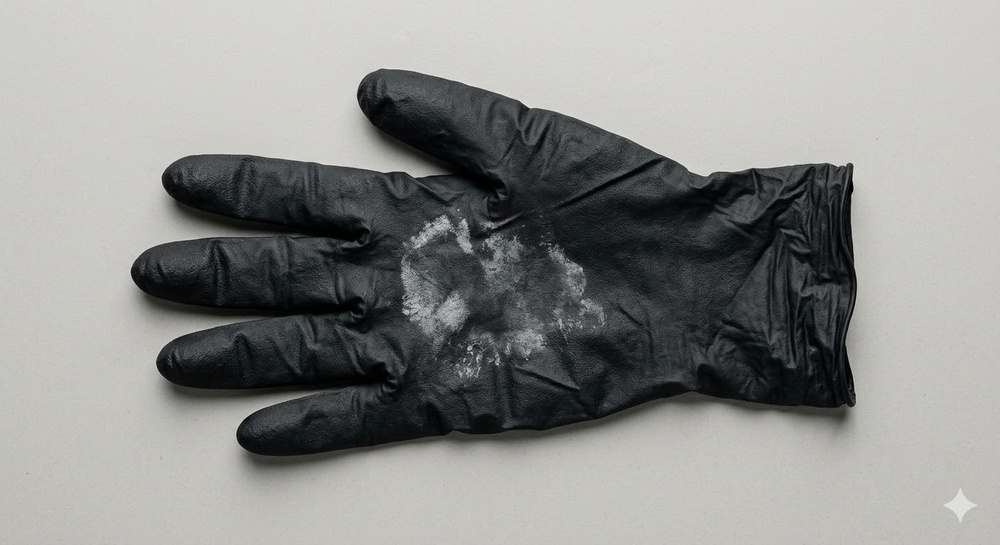
%> input picture GDD_Project/blackstain.jpg, 1000 x 545 px, shrunk from 1408 x 768 before the run
$ octave --eval "result = detectGloveType(imread('../blackstain.jpg'));"   (GNU Octave 9; MATLAB toolbox functions it lacks are replaced by stand-ins)
%> lines starting %> are read from the running program, lines starting %| are printed output that depends on the picture
function [gloveType, confidence, debugInfo] = detectGloveType(img)
% detectGloveType  Automatically detect glove type from raw image.
%
% Detects four glove types:
%   'white'  — White latex glove (WS1)
%   'black'  — Black nitrile glove (WS2)
%   'blue'   — Blue nitrile glove (WS3)
%   'cotton' — Cotton/fabric glove (WS4)
%
% Strategy:
%   Analyse the RAW image (before segmentation) using HSV colour space.
%   Detection is done on the full image so segmentation errors cannot
%   affect type detection. Each glove type has a distinct visual signature:
%
%   Blue nitrile : Strong blue hue (H=0.45-0.65), medium saturation
%   Black nitrile: Very low brightness overall (V < 0.35 dominant)
%   White latex  : Very high brightness (V > 0.65 dominant), low saturation
%   Cotton/fabric: Beige/cream/tan hue (H=0.05-0.15), low-medium saturation
%                  OR off-white with visible texture pattern
%
% Input:
%   img       - uint8 RGB image (raw, unsegmented)
%
% Outputs:
%   gloveType  - string: 'blue' | 'black' | 'white' | 'cotton'
%   confidence - 0-1 confidence score for the detected type
%   debugInfo  - struct with intermediate values

debugInfo = struct();

img = im2uint8(img);
hsvImg = rgb2hsv(img);

H = hsvImg(:,:,1);
S = hsvImg(:,:,2);
V = hsvImg(:,:,3);

% ====================================================================
% SAMPLE CENTRE REGION
% Focus on centre 60% of image — avoids background corners
% ====================================================================
[rows, cols, ~] = size(img);
r1 = round(rows * 0.20); r2 = round(rows * 0.80);
c1 = round(cols * 0.20); c2 = round(cols * 0.80);

Hc = H(r1:r2, c1:c2);
Sc = S(r1:r2, c1:c2);
Vc = V(r1:r2, c1:c2);

meanV   = mean(Vc(:));
meanS   = mean(Sc(:));
stdV    = std(Vc(:));

% Background estimate from corners
cSz = max(round(min(rows,cols) * 0.08), 5);
cornerV = [reshape(V(1:cSz,1:cSz),[],1);
           reshape(V(1:cSz,end-cSz+1:end),[],1);
           reshape(V(end-cSz+1:end,1:cSz),[],1);
           reshape(V(end-cSz+1:end,end-cSz+1:end),[],1)];
bgV = mean(cornerV);

debugInfo.meanV  = meanV;
debugInfo.meanS  = meanS;
debugInfo.stdV   = stdV;
debugInfo.bgV    = bgV;

% ====================================================================
% SCORE EACH GLOVE TYPE
% ====================================================================

% --- BLUE NITRILE ---
% Strong blue hue in centre region
bluePct    = mean((Hc(:) >= 0.44) & (Hc(:) <= 0.70) & (Sc(:) >= 0.15));
blueScore  = scoreThresh(bluePct, 0.10, 0.35);
debugInfo.bluePct = bluePct;

% Hard gate — if glove is overwhelmingly dark (darkPct > 0.60),
% it is black nitrile not blue nitrile.
% Black gloves with stains can have bluePct > 0 from the stain colour.
darkPctCheck = mean(Vc(:) < 0.35);
if darkPctCheck > 0.60
    blueScore = blueScore * 0.1;
end

% --- BLACK NITRILE ---
% Very dark overall, low saturation
darkPct    = mean(Vc(:) < 0.35);
blackScore = scoreThresh(darkPct, 0.15, 0.45) * scoreThresh(1-meanS, 0.50, 0.80);
debugInfo.darkPct = darkPct;

% Hard gate — must be significantly darker than background
if meanV > bgV * 0.75
    blackScore = blackScore * 0.2;
end

% --- WHITE LATEX ---
% Very bright, low saturation, significantly brighter than background
brightPct   = mean(Vc(:) > 0.65);
whiteScore  = scoreThresh(brightPct, 0.20, 0.55) * scoreThresh(1-meanS, 0.60, 0.90);
debugInfo.brightPct = brightPct;

% Hard gate — must be brighter than background
if meanV < bgV * 0.85
    whiteScore = whiteScore * 0.3;
end

% --- COTTON / FABRIC ---
% Beige/cream/tan hue OR off-white with visible knit/weave texture.
% Cotton gloves: H typically 0.04-0.18 (warm yellow-brown tones)
% OR cream-white with HIGH texture variance from yarn weave pattern.
%
% KEY DISCRIMINATOR vs white latex:
%   White latex: smooth surface → textureVar LOW  (~0.02-0.05)
%   Cotton knit: yarn grid      → textureVar HIGH (~0.06-0.15)
%   This separates cream cotton from white latex even when hue is similar.
cottonHuePct = mean((Hc(:) >= 0.04) & (Hc(:) <= 0.18) & (Sc(:) >= 0.05));

% Texture variance on centre crop
gray         = im2double(rgb2gray(img));
grayC        = gray(r1:r2, c1:c2);
varMap       = stdfilt(grayC, ones(9));
textureVar   = mean(varMap(:));

% Texture variance gets highest weight — most reliable discriminator
% cottonHuePct is secondary (cream cotton may have borderline hue)
cottonScore  = 0.30 * scoreThresh(cottonHuePct, 0.04, 0.20) + ...
               0.50 * scoreThresh(textureVar,   0.05, 0.12) + ...
               0.20 * scoreThresh(meanS,        0.05, 0.25);

% Hard gate — cotton shouldn't have strong blue
if bluePct > 0.10
    cottonScore = cottonScore * 0.2;
end

% Hard gate — white latex has LOW texture variance (smooth rubber surface)
% Cotton knit weave always produces high textureVar from yarn grid.
% If textureVar is high → definitively NOT white latex → kill white score.
% White latex: textureVar typically 0.02-0.05
% Cotton knit: textureVar typically 0.07-0.15
if textureVar > 0.050
    % Completely suppress white — cotton knit cannot be white latex
    whiteScore = 0;
end

% Cotton boost: high texture variance alone is sufficient for cotton
% even if hue is borderline (cream/beige burn hole glove case)
if textureVar > 0.050 && cottonScore < 0.50
    cottonScore = max(cottonScore, 0.55);
end

debugInfo.cottonHuePct = cottonHuePct;
debugInfo.textureVar   = textureVar;

% ====================================================================
% DECISION
% ====================================================================
scores = [blueScore, blackScore, whiteScore, cottonScore];
types  = {'blue', 'black', 'white', 'cotton'};

[maxScore, idx] = max(scores);
gloveType       = types{idx};
confidence      = maxScore;

debugInfo.isInsideOutOverride = false;  % default
% ====================================================================
% INSIDE-OUT BLUE GLOVE OVERRIDE
%   An inside-out blue glove shows its white inner surface.
%   detectGloveType classifies it as 'white' because meanS is very low.
%   Detection signal: very low overall saturation (< 0.10) AND blue
%   pixels still visible at glove edges (fingertips/cuff border).
%   If both conditions met, override to 'blue' so WS3 runs and
%   detectInsideOut can correctly identify it.
% ====================================================================
if strcmp(gloveType, 'white') && meanS < 0.10
    % Check for blue pixels in the image (hue 190-250 deg in [0,360] space)
    imgHSV   = rgb2hsv(im2double(img));
    H360     = imgHSV(:,:,1) * 360;
    Schan    = imgHSV(:,:,2);
    % Blue pixel: hue 190-250, saturation > 0.15
    bluePxMask = (H360 >= 190) & (H360 <= 250) & (Schan > 0.15);
    % Use centre crop for measurement (exclude background)
    [rows, cols, ~] = size(img);
    cr = round(rows*0.1):round(rows*0.9);
    cc = round(cols*0.1):round(cols*0.9);
    regionBluePct = sum(sum(bluePxMask(cr,cc))) / numel(bluePxMask(cr,cc));
    fprintf('  Inside-out check: meanS=%.3f bluePct=%.3f\n', meanS, regionBluePct);
    if regionBluePct > 0.005
        % Blue pixels present on an otherwise white-looking glove
        % → inside-out blue nitrile glove
        gloveType  = 'blue';
        confidence = 0.90;
        debugInfo.isInsideOutOverride = true;
        fprintf('  --> OVERRIDE: inside-out blue glove detected\n');
    end
end

debugInfo.scores.blue   = blueScore;
debugInfo.scores.black  = blackScore;
debugInfo.scores.white  = whiteScore;
debugInfo.scores.cotton = cottonScore;

% ====================================================================
% Console report
% ====================================================================
fprintf('=== detectGloveType ===\n');
fprintf('  Mean V (centre)  : %.3f\n', meanV);
fprintf('  Mean S (centre)  : %.3f\n', meanS);
fprintf('  BG brightness    : %.3f\n', bgV);
fprintf('  Texture variance : %.4f\n', textureVar);
fprintf('  Blue pct         : %.3f  score=%.3f\n', bluePct,    blueScore);
fprintf('  Dark pct         : %.3f  score=%.3f\n', darkPct,    blackScore);
fprintf('  Bright pct       : %.3f  score=%.3f\n', brightPct,  whiteScore);
fprintf('  Cotton hue pct   : %.3f  score=%.3f\n', cottonHuePct, cottonScore);
fprintf('  --> Glove type   : %s  (conf=%.3f)\n',  gloveType, confidence);

end


% ------------------------------------------------------------------
function s = scoreThresh(val, softLow, softHigh)
if val <= softLow,      s = 0;
elseif val >= softHigh, s = 1;
else, s = (val - softLow) / (softHigh - softLow);
end
s = max(0, min(1, s));
end
%> in detectGloveType, img is the input picture: size 545x1000x3 uint8; mean R, G, B 142, 142.9, 140.9
%> in detectGloveType, `hsvImg = rgb2hsv(img);`: hsvImg: size 545x1000x3 double; mean H, S, V 0.289, 0.0809, 0.566
%> in detectGloveType, `H = hsvImg(:,:,1);`:
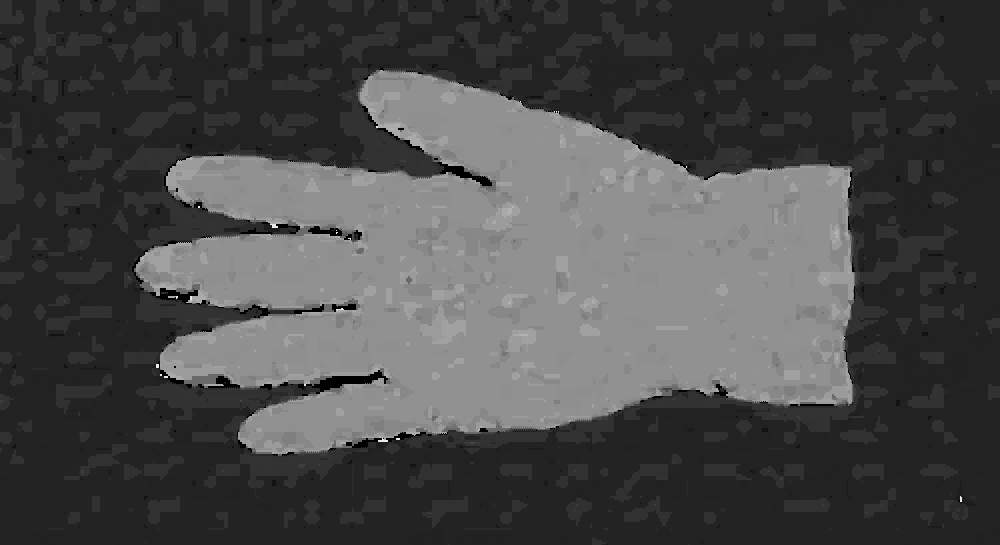
%> H: size 545x1000 double; min 0, max 0.917, mean 0.289
%> in detectGloveType, `S = hsvImg(:,:,2);`:
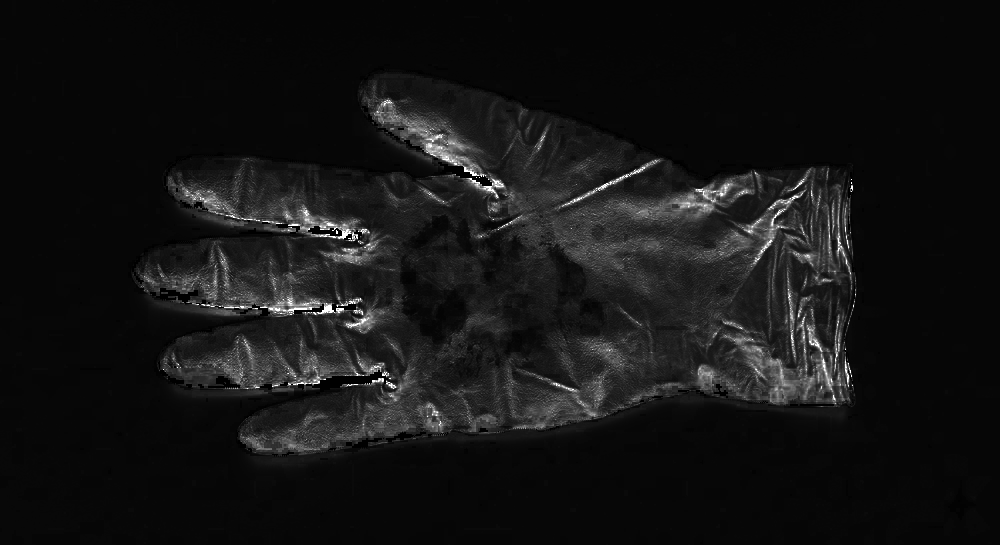
%> S: size 545x1000 double; min 0, max 1, mean 0.0809
%> in detectGloveType, `Hc = H(r1:r2, c1:c2);`:
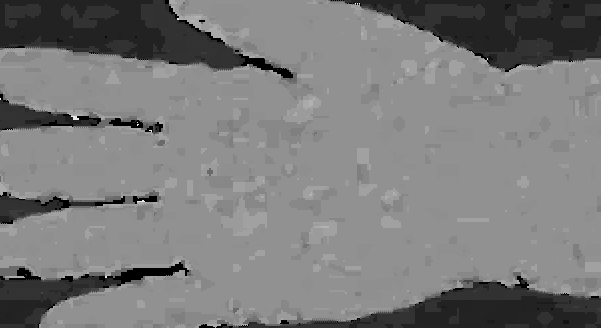
%> Hc: size 328x601 double; min 0, max 0.917, mean 0.485
%> in detectGloveType, `Sc = S(r1:r2, c1:c2);`:
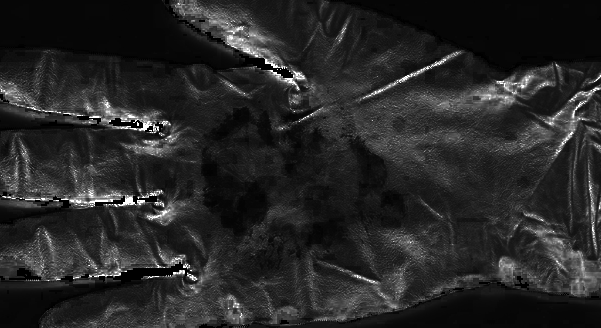
%> Sc: size 328x601 double; min 0, max 1, mean 0.155
%> in detectGloveType, `Vc = V(r1:r2, c1:c2);`:
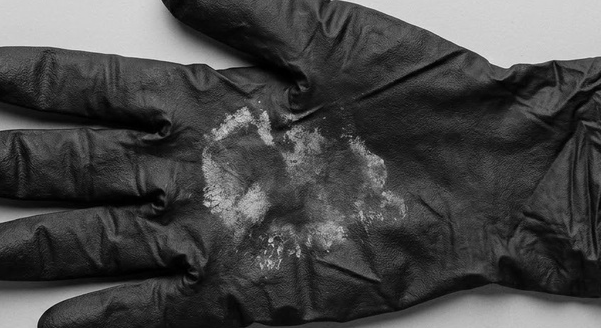
%> Vc: size 328x601 double; min 0, max 0.91, mean 0.279
%> in detectGloveType, `meanV   = mean(Vc(:));`: meanV = 0.279
%> in detectGloveType, `meanS   = mean(Sc(:));`: meanS = 0.155
%> in detectGloveType, `stdV    = std(Vc(:));`: stdV = 0.225
%> in detectGloveType, `cornerV = [reshape(V(1:cSz,1:cSz),[],1); reshape(V(1:cSz,end-cSz+1:end..`: cornerV = 7744 values, max 0.906 at index 6172, min 0.698 at index 6261, mean 0.782
%> in detectGloveType, `bgV = mean(cornerV);`: bgV = 0.782
%> in detectGloveType, `debugInfo.meanV  = meanV;`: debugInfo.meanV = 0.279
%> in detectGloveType, `debugInfo.meanS  = meanS;`: debugInfo.meanS = 0.155
%> in detectGloveType, `debugInfo.stdV   = stdV;`: debugInfo.stdV = 0.225
%> in detectGloveType, `debugInfo.bgV    = bgV;`: debugInfo.bgV = 0.782
%> in detectGloveType, `bluePct    = mean((Hc(:) >= 0.44) & (Hc(:) <= 0.70) & (Sc(:) >= 0.15));`: bluePct = 0.357
%> in detectGloveType, `blueScore  = scoreThresh(bluePct, 0.10, 0.35);`: blueScore = 1
%> in detectGloveType, `debugInfo.bluePct = bluePct;`: debugInfo.bluePct = 0.357
%> in detectGloveType, `darkPctCheck = mean(Vc(:) < 0.35);`: darkPctCheck = 0.791
%> in detectGloveType, `blueScore = blueScore * 0.1;`: blueScore = 0.1
%> in detectGloveType, `darkPct    = mean(Vc(:) < 0.35);`: darkPct = 0.791
%> in detectGloveType, `blackScore = scoreThresh(darkPct, 0.15, 0.45) * scoreThresh(1-meanS, 0..`: blackScore = 1
%> in detectGloveType, `debugInfo.darkPct = darkPct;`: debugInfo.darkPct = 0.791
%> in detectGloveType, `brightPct   = mean(Vc(:) > 0.65);`: brightPct = 0.126
%> in detectGloveType, `whiteScore  = scoreThresh(brightPct, 0.20, 0.55) * scoreThresh(1-meanS..`: whiteScore = 0
%> in detectGloveType, `debugInfo.brightPct = brightPct;`: debugInfo.brightPct = 0.126
%> in detectGloveType, `cottonHuePct = mean((Hc(:) >= 0.04) & (Hc(:) <= 0.18) & (Sc(:) >= 0.05..`: cottonHuePct = 0.0104
%> in detectGloveType, `varMap       = stdfilt(grayC, ones(9));`:
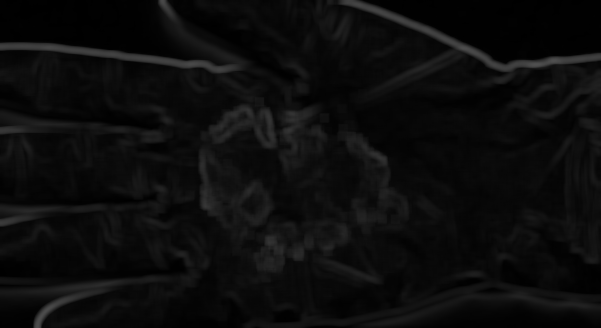
%> varMap: size 328x601 double; min 0.00175, max 0.316, mean 0.0501
%> in detectGloveType, `textureVar   = mean(varMap(:));`: textureVar = 0.0501
%> in detectGloveType, `cottonScore  = 0.30 * scoreThresh(cottonHuePct, 0.04, 0.20) + 0.50 * s..`: cottonScore = 0.106
%> in detectGloveType, `cottonScore = cottonScore * 0.2;`: cottonScore = 0.0211
%> in detectGloveType, `cottonScore = max(cottonScore, 0.55);`: cottonScore = 0.55
%> in detectGloveType, `debugInfo.cottonHuePct = cottonHuePct;`: debugInfo.cottonHuePct = 0.0104
%> in detectGloveType, `debugInfo.textureVar   = textureVar;`: debugInfo.textureVar = 0.0501
%> in detectGloveType, `scores = [blueScore, blackScore, whiteScore, cottonScore];`: scores = [0.1 1 0 0.55]
%> in detectGloveType, `[maxScore, idx] = max(scores);`: maxScore = 1; idx = 2
%> in detectGloveType, `gloveType       = types{idx};`: gloveType = 'black'
%> in detectGloveType, `confidence      = maxScore;`: confidence = 1
%|   Mean V (centre)  : 0.279
%|   Mean S (centre)  : 0.155
%|   BG brightness    : 0.782
%|   Texture variance : 0.0501
%|   Blue pct         : 0.357  score=0.100
%|   Dark pct         : 0.791  score=1.000
%|   Bright pct       : 0.126  score=0.000
%|   Cotton hue pct   : 0.010  score=0.550
%|   --> Glove type   : black  (conf=1.000)
%> `result = detectGloveType(imread('../blackstain.jpg'));`: result = 'black'
